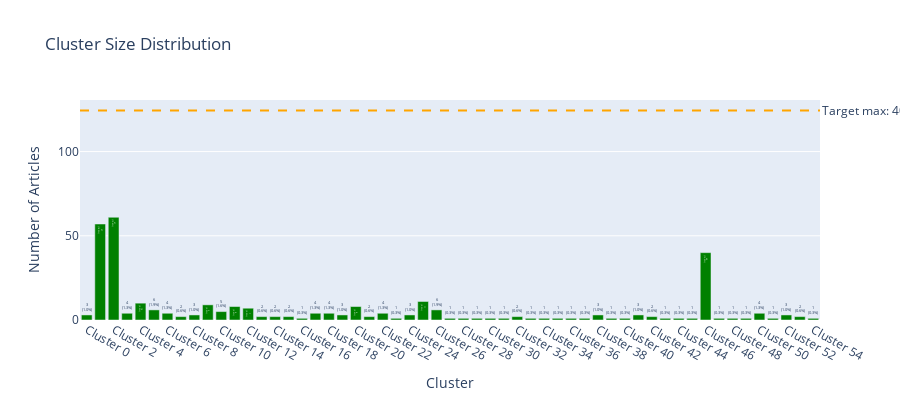

This figure's notebook cell:
### Code cell
# Cluster balance visualization
fig_balance = viz.create_cluster_distribution_chart(df_clustered)
fig_balance.show()

# Statistics
max_cluster_pct = df_clustered['cluster'].value_counts().max() / len(df_clustered)
print(f"\n📊 Cluster Balance:")
print(f"   Largest cluster: {max_cluster_pct:.1%} of articles")
if max_cluster_pct > 0.40:
    print(f"   ⚠️  WARNING: Cluster imbalance detected!")
    print(f"   → SOLUTION: Tune λ_spatial or increase article count")
else:
    print(f"   ✅ Good balance (target: <40%)")

### Figure 1 — Plotly figure (JSON) as saved in the notebook; plotly's stock layout.template omitted (floating-point values rounded to 4 significant figures)
{"data": [{"marker": {"color": ["green", "green", "green", "green", "green", "green", "green", "green", "green", "green", "green", "green", "green", "green", "green", "green", "green", "green", "green", "green", "green", "green", "green", "green", "green", "green", "green", "green", "green", "green", "green", "green", "green", "green", "green", "green", "green", "green", "green", "green", "green", "green", "green", "green", "green", "green", "green", "green", "green", "green", "green", "green", "green", "green", "green"]}, "text": ["3<br>(1.0%)", "57<br>(18.3%)", "61<br>(19.6%)", "4<br>(1.3%)", "10<br>(3.2%)", "6<br>(1.9%)", "4<br>(1.3%)", "2<br>(0.6%)", "3<br>(1.0%)", "9<br>(2.9%)", "5<br>(1.6%)", "8<br>(2.6%)", "7<br>(2.3%)", "2<br>(0.6%)", "2<br>(0.6%)", "2<br>(0.6%)", "1<br>(0.3%)", "4<br>(1.3%)", "4<br>(1.3%)", "3<br>(1.0%)", "8<br>(2.6%)", "2<br>(0.6%)", "4<br>(1.3%)", "1<br>(0.3%)", "3<br>(1.0%)", "11<br>(3.5%)", "6<br>(1.9%)", "1<br>(0.3%)", "1<br>(0.3%)", "1<br>(0.3%)", "1<br>(0.3%)", "1<br>(0.3%)", "2<br>(0.6%)", "1<br>(0.3%)", "1<br>(0.3%)", "1<br>(0.3%)", "1<br>(0.3%)", "1<br>(0.3%)", "3<br>(1.0%)", "1<br>(0.3%)", "1<br>(0.3%)", "3<br>(1.0%)", "2<br>(0.6%)", "1<br>(0.3%)", "1<br>(0.3%)", "1<br>(0.3%)", "40<br>(12.9%)", "1<br>(0.3%)", "1<br>(0.3%)", "1<br>(0.3%)", "4<br>(1.3%)", "1<br>(0.3%)", "3<br>(1.0%)", "2<br>(0.6%)", "1<br>(0.3%)"], "textposition": "auto", "type": "bar", "x": ["Cluster 0", "Cluster 1", "Cluster 2", "Cluster 3", "Cluster 4", "Cluster 5", "Cluster 6", "Cluster 7", "Cluster 8", "Cluster 9", "Cluster 10", "Cluster 11", "Cluster 12", "Cluster 13", "Cluster 14", "Cluster 15", "Cluster 16", "Cluster 17", "Cluster 18", "Cluster 19", "Cluster 20", "Cluster 21", "Cluster 22", "Cluster 23", "Cluster 24", "Cluster 25", "Cluster 26", "Cluster 27", "Cluster 28", "Cluster 29", "Cluster 30", "Cluster 31", "Cluster 32", "Cluster 33", "Cluster 34", "Cluster 35", "Cluster 36", "Cluster 37", "Cluster 38", "Cluster 39", "Cluster 40", "Cluster 41", "Cluster 42", "Cluster 43", "Cluster 44", "Cluster 45", "Cluster 46", "Cluster 47", "Cluster 48", "Cluster 49", "Cluster 50", "Cluster 51", "Cluster 52", "Cluster 53", "Cluster 54"], "y": [3, 57, 61, 4, 10, 6, 4, 2, 3, 9, 5, 8, 7, 2, 2, 2, 1, 4, 4, 3, 8, 2, 4, 1, 3, 11, 6, 1, 1, 1, 1, 1, 2, 1, 1, 1, 1, 1, 3, 1, 1, 3, 2, 1, 1, 1, 40, 1, 1, 1, 4, 1, 3, 2, 1]}], "layout": {"annotations": [{"showarrow": false, "text": "Target max: 40%", "x": 1, "xanchor": "left", "xref": "x domain", "y": 124.4, "yanchor": "middle", "yref": "y"}], "height": 400, "shapes": [{"line": {"color": "orange", "dash": "dash"}, "type": "line", "x0": 0, "x1": 1, "xref": "x domain", "y0": 124.4, "y1": 124.4, "yref": "y"}], "showlegend": false, "title": {"text": "Cluster Size Distribution"}, "xaxis": {"title": {"text": "Cluster"}}, "yaxis": {"title": {"text": "Number of Articles"}}}}
